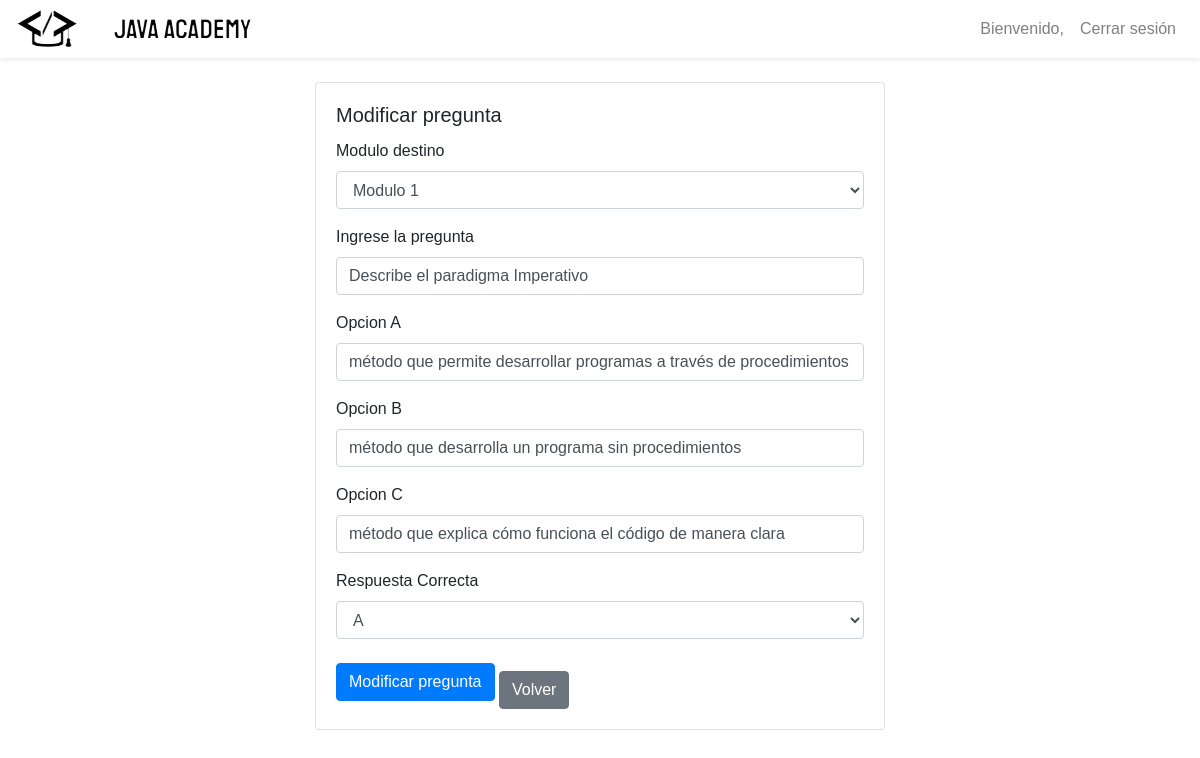
Screenshot of /views/dashboard/modify_question.php?ejercicioId=4 with the database file from the repository.
### tables this page shows
CREATE TABLE `ejercicios` (
  `ejercicioId` int(11) NOT NULL,
  `moduloId` int(11) DEFAULT NULL,
  `pregunta` varchar(255) NOT NULL,
  `opcion_a` varchar(255) NOT NULL,
  `opcion_b` varchar(255) NOT NULL,
  `opcion_c` varchar(255) NOT NULL,
  `resp_crrct` char(1) NOT NULL
);

### services/questions_service.php (called while the page is built, shortened)
<?php
class QuestionsService {
    private $pdo;
    public function __construct($pdo){
        $this->pdo = $pdo;
    }
    public function getQuestionById($ejercicioId){
        $query = "SELECT * FROM ejercicios WHERE ejercicioId = :ejercicioId";
        $stmt = $this->pdo->prepare($query);
        $stmt->execute(['ejercicioId' => $ejercicioId]);
        $result = $stmt->fetchAll(PDO::FETCH_ASSOC);
        return $result;
    }
}
?>

### views/dashboard/modify_question.php (the view, shortened to what this page needs)
<?php
$ejercicioId = $_GET['ejercicioId'] ?? '';
require_once __DIR__ . '/../../config/database.php';
require_once __DIR__ . '/../../services/questions_service.php';
$getQuestionsService = new QuestionsService($pdo);
$getQuestions = $getQuestionsService->getQuestionById($ejercicioId);
?>
<!DOCTYPE html>
<html lang="es">
<head>
    <link href="https://stackpath.bootstrapcdn.com/bootstrap/4.5.2/css/bootstrap.min.css" rel="stylesheet">
    <link href="https://cdnjs.cloudflare.com/ajax/libs/bootstrap-icons/1.10.0/font/bootstrap-icons.min.css" rel="stylesheet">
    <link href="../../public/css/dashboard-style.css" rel="stylesheet">
</head>
<body>
    <nav class="navbar navbar-expand-lg navbar-light bg-white shadow-sm">
        <img src="../../public/images/logo.png" alt="Java Academy Logo">
        <div class="navbar-nav ml-auto">
            <span class="nav-item nav-link">Bienvenido,</span>
            <a class="nav-item nav-link" href="logout.php">Cerrar sesión</a>
        </div>
    </nav>
    <div class="container-fluid mt-4">
        <div class="row">
            <div class="col-md-6 offset-md-3">
                <div class="card">
                    <div class="card-body">
                        <h5 class="card-title">Modificar pregunta</h5>
                        <form id="modQuestionForm" action="../../services/update_questions.php" method="post">
                            <?php foreach ($getQuestions as $question): ?>
                            <div class="form-group">
                                <label for="moduloId">Modulo destino</label>
                                <select name="moduloId" id="moduloId" class="form-control" required>
                                    <option value="1" <?php echo $question['moduloId'] == 1 ? 'selected' : ''; ?>>Modulo 1</option>
                                </select>
                            </div>
                            <div class="form-group">
                                <label for="pregunta">Ingrese la pregunta</label>
                                <input type="text" class="form-control" id="pregunta" name="pregunta" value="<?php echo htmlspecialchars($question['pregunta']); ?>" required>
                            </div>
                            <div class="form-group">
                                <label for="opcion_a">Opcion A</label>
                                <input type="text" class="form-control" id="opcion_a" name="opcion_a" value="<?php echo htmlspecialchars($question['opcion_a']); ?>" required>
                            </div>
                            <div class="form-group">
                                <label for="opcion_b">Opcion B</label>
                                <input type="text" class="form-control" id="opcion_b" name="opcion_b" value="<?php echo htmlspecialchars($question['opcion_b']); ?>" required>
                            </div>
                            <div class="form-group">
                                <label for="opcion_c">Opcion C</label>
                                <input type="text" class="form-control" id="opcion_c" name="opcion_c" value="<?php echo htmlspecialchars($question['opcion_c']); ?>" required>
                            </div>
                            <div class="form-group">
                                <label for="resp_crrct">Respuesta Correcta</label>
                                <select name="resp_crrct" id="resp_crrct" class="form-control" required>
                                    <option value="A" <?php echo $question['resp_crrct'] == 'A' ? 'selected' : ''; ?>>A</option>
                                </select>
                            </div>
                            <?php endforeach; ?>
                            <button type="submit" class="btn btn-primary">Modificar pregunta</button>
                            <a href="tutor_dashboard.php" class="btn btn-secondary mt-3">Volver</a>
                        </form>
                    </div>
                </div>
            </div>
        </div>
    </div>
</body>
</html>

### public/css/dashboard-style.css (style rules this page uses)
body { font-family: Arial, sans-serif; margin: 0; padding: 0; }

### rows the page displays
ejercicios: moduloId "Modulo 1", pregunta "Describe el paradigma Imperativo", opcion_a "método que permite desarrollar programas a través de procedimientos", opcion_b "método que desarrolla un programa sin procedimientos", opcion_c "método que explica cómo funciona el código de manera clara", resp_crrct "A"
